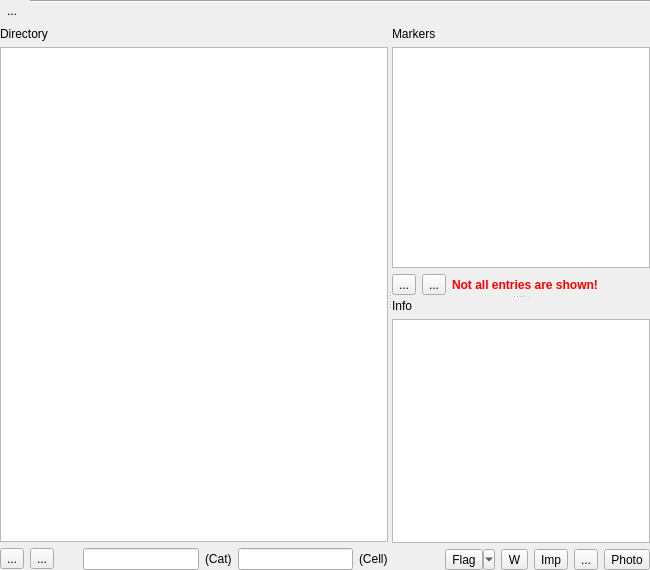
<?xml version="1.0" encoding="UTF-8"?>
<ui version="4.0">
 <class>MarkerBrowserPage</class>
 <widget class="QFrame" name="MarkerBrowserPage">
  <property name="geometry">
   <rect>
    <x>0</x>
    <y>0</y>
    <width>650</width>
    <height>570</height>
   </rect>
  </property>
  <property name="windowTitle">
   <string>Form</string>
  </property>
  <layout class="QVBoxLayout" name="verticalLayout">
   <property name="spacing">
    <number>6</number>
   </property>
   <property name="leftMargin">
    <number>0</number>
   </property>
   <property name="topMargin">
    <number>0</number>
   </property>
   <property name="rightMargin">
    <number>0</number>
   </property>
   <property name="bottomMargin">
    <number>0</number>
   </property>
   <item>
    <widget class="QFrame" name="frame_5">
     <property name="sizePolicy">
      <sizepolicy hsizetype="Preferred" vsizetype="Fixed">
       <horstretch>0</horstretch>
       <verstretch>0</verstretch>
      </sizepolicy>
     </property>
     <property name="frameShape">
      <enum>QFrame::NoFrame</enum>
     </property>
     <property name="frameShadow">
      <enum>QFrame::Raised</enum>
     </property>
     <layout class="QGridLayout" name="gridLayout">
      <property name="leftMargin">
       <number>0</number>
      </property>
      <property name="topMargin">
       <number>0</number>
      </property>
      <property name="rightMargin">
       <number>0</number>
      </property>
      <property name="bottomMargin">
       <number>0</number>
      </property>
      <item row="0" column="0" rowspan="3">
       <widget class="QToolButton" name="rerun_button">
        <property name="text">
         <string>...</string>
        </property>
        <property name="icon">
         <iconset resource="../../lay/lay/layResources.qrc">
          <normaloff>:/run.png</normaloff>:/run.png</iconset>
        </property>
        <property name="shortcut">
         <string>F5</string>
        </property>
        <property name="autoRaise">
         <bool>true</bool>
        </property>
       </widget>
      </item>
      <item row="1" column="1">
       <spacer name="verticalSpacer">
        <property name="orientation">
         <enum>Qt::Vertical</enum>
        </property>
        <property name="sizeHint" stdset="0">
         <size>
          <width>20</width>
          <height>11</height>
         </size>
        </property>
       </spacer>
      </item>
      <item row="0" column="1">
       <widget class="Line" name="line_2">
        <property name="orientation">
         <enum>Qt::Horizontal</enum>
        </property>
       </widget>
      </item>
     </layout>
    </widget>
   </item>
   <item>
    <widget class="QSplitter" name="splitter_2">
     <property name="orientation">
      <enum>Qt::Horizontal</enum>
     </property>
     <widget class="QFrame" name="frame">
      <property name="sizePolicy">
       <sizepolicy hsizetype="Preferred" vsizetype="Preferred">
        <horstretch>1</horstretch>
        <verstretch>0</verstretch>
       </sizepolicy>
      </property>
      <property name="frameShape">
       <enum>QFrame::NoFrame</enum>
      </property>
      <property name="frameShadow">
       <enum>QFrame::Raised</enum>
      </property>
      <layout class="QGridLayout">
       <property name="leftMargin">
        <number>0</number>
       </property>
       <property name="topMargin">
        <number>0</number>
       </property>
       <property name="rightMargin">
        <number>0</number>
       </property>
       <property name="bottomMargin">
        <number>0</number>
       </property>
       <property name="spacing">
        <number>6</number>
       </property>
       <item row="2" column="2" colspan="2">
        <widget class="QFrame" name="frame_2">
         <property name="sizePolicy">
          <sizepolicy hsizetype="Preferred" vsizetype="Preferred">
           <horstretch>0</horstretch>
           <verstretch>0</verstretch>
          </sizepolicy>
         </property>
         <property name="minimumSize">
          <size>
           <width>0</width>
           <height>0</height>
          </size>
         </property>
         <property name="frameShape">
          <enum>QFrame::NoFrame</enum>
         </property>
         <property name="frameShadow">
          <enum>QFrame::Raised</enum>
         </property>
         <layout class="QHBoxLayout" name="horizontalLayout">
          <property name="leftMargin">
           <number>0</number>
          </property>
          <property name="topMargin">
           <number>0</number>
          </property>
          <property name="rightMargin">
           <number>0</number>
          </property>
          <property name="bottomMargin">
           <number>0</number>
          </property>
          <item>
           <spacer name="horizontalSpacer">
            <property name="orientation">
             <enum>Qt::Horizontal</enum>
            </property>
            <property name="sizeType">
             <enum>QSizePolicy::Fixed</enum>
            </property>
            <property name="sizeHint" stdset="0">
             <size>
              <width>10</width>
              <height>20</height>
             </size>
            </property>
           </spacer>
          </item>
          <item>
           <widget class="QLabel" name="label_4">
            <property name="toolTip">
             <string>Configure filters</string>
            </property>
            <property name="text">
             <string/>
            </property>
            <property name="pixmap">
             <pixmap resource="../../lay/lay/layResources.qrc">:/find.png</pixmap>
            </property>
           </widget>
          </item>
          <item>
           <widget class="QLineEdit" name="cat_filter">
            <property name="sizePolicy">
             <sizepolicy hsizetype="Ignored" vsizetype="Fixed">
              <horstretch>1</horstretch>
              <verstretch>0</verstretch>
             </sizepolicy>
            </property>
            <property name="minimumSize">
             <size>
              <width>0</width>
              <height>0</height>
             </size>
            </property>
           </widget>
          </item>
          <item>
           <widget class="QLabel" name="cat_filter_label">
            <property name="text">
             <string>(Cat)</string>
            </property>
           </widget>
          </item>
          <item>
           <widget class="QLineEdit" name="cell_filter">
            <property name="sizePolicy">
             <sizepolicy hsizetype="Ignored" vsizetype="Fixed">
              <horstretch>1</horstretch>
              <verstretch>0</verstretch>
             </sizepolicy>
            </property>
            <property name="minimumSize">
             <size>
              <width>0</width>
              <height>0</height>
             </size>
            </property>
           </widget>
          </item>
          <item>
           <widget class="QLabel" name="cell_filter_label">
            <property name="text">
             <string>(Cell)</string>
            </property>
           </widget>
          </item>
         </layout>
        </widget>
       </item>
       <item row="2" column="1">
        <widget class="QToolButton" name="dir_down_pb">
         <property name="text">
          <string>...</string>
         </property>
         <property name="icon">
          <iconset resource="../../lay/lay/layResources.qrc">
           <normaloff>:/down.png</normaloff>:/down.png</iconset>
         </property>
        </widget>
       </item>
       <item row="2" column="0">
        <widget class="QToolButton" name="dir_up_pb">
         <property name="text">
          <string>...</string>
         </property>
         <property name="icon">
          <iconset resource="../../lay/lay/layResources.qrc">
           <normaloff>:/up.png</normaloff>:/up.png</iconset>
         </property>
        </widget>
       </item>
       <item row="1" column="0" colspan="4">
        <widget class="QTreeView" name="directory_tree">
         <property name="sizePolicy">
          <sizepolicy hsizetype="Expanding" vsizetype="Expanding">
           <horstretch>0</horstretch>
           <verstretch>0</verstretch>
          </sizepolicy>
         </property>
         <property name="baseSize">
          <size>
           <width>0</width>
           <height>4</height>
          </size>
         </property>
         <property name="contextMenuPolicy">
          <enum>Qt::ActionsContextMenu</enum>
         </property>
         <property name="selectionMode">
          <enum>QAbstractItemView::ExtendedSelection</enum>
         </property>
         <property name="selectionBehavior">
          <enum>QAbstractItemView::SelectRows</enum>
         </property>
         <property name="uniformRowHeights">
          <bool>true</bool>
         </property>
         <property name="sortingEnabled">
          <bool>true</bool>
         </property>
         <property name="allColumnsShowFocus">
          <bool>true</bool>
         </property>
        </widget>
       </item>
       <item row="0" column="0" colspan="4">
        <widget class="QLabel" name="label">
         <property name="text">
          <string>Directory</string>
         </property>
        </widget>
       </item>
      </layout>
     </widget>
     <widget class="QSplitter" name="splitter">
      <property name="orientation">
       <enum>Qt::Vertical</enum>
      </property>
      <widget class="QFrame" name="markers_frame">
       <property name="sizePolicy">
        <sizepolicy hsizetype="Preferred" vsizetype="Preferred">
         <horstretch>0</horstretch>
         <verstretch>0</verstretch>
        </sizepolicy>
       </property>
       <property name="frameShape">
        <enum>QFrame::NoFrame</enum>
       </property>
       <property name="frameShadow">
        <enum>QFrame::Raised</enum>
       </property>
       <layout class="QGridLayout">
        <property name="leftMargin">
         <number>0</number>
        </property>
        <property name="topMargin">
         <number>0</number>
        </property>
        <property name="rightMargin">
         <number>0</number>
        </property>
        <property name="bottomMargin">
         <number>0</number>
        </property>
        <property name="spacing">
         <number>6</number>
        </property>
        <item row="2" column="3">
         <widget class="QLabel" name="markers_label">
          <property name="text">
           <string/>
          </property>
          <property name="alignment">
           <set>Qt::AlignRight|Qt::AlignTrailing|Qt::AlignVCenter</set>
          </property>
         </widget>
        </item>
        <item row="2" column="0">
         <widget class="QToolButton" name="list_up_pb">
          <property name="text">
           <string>...</string>
          </property>
          <property name="icon">
           <iconset resource="../../lay/lay/layResources.qrc">
            <normaloff>:/up.png</normaloff>:/up.png</iconset>
          </property>
         </widget>
        </item>
        <item row="0" column="0" colspan="3">
         <widget class="QLabel" name="label_2">
          <property name="text">
           <string>Markers</string>
          </property>
         </widget>
        </item>
        <item row="2" column="1">
         <widget class="QToolButton" name="list_down_pb">
          <property name="text">
           <string>...</string>
          </property>
          <property name="icon">
           <iconset resource="../../lay/lay/layResources.qrc">
            <normaloff>:/down.png</normaloff>:/down.png</iconset>
          </property>
         </widget>
        </item>
        <item row="2" column="2">
         <widget class="QLabel" name="warn_label">
          <property name="palette">
           <palette>
            <active>
             <colorrole role="WindowText">
              <brush brushstyle="SolidPattern">
               <color alpha="255">
                <red>255</red>
                <green>0</green>
                <blue>0</blue>
               </color>
              </brush>
             </colorrole>
            </active>
            <inactive>
             <colorrole role="WindowText">
              <brush brushstyle="SolidPattern">
               <color alpha="255">
                <red>255</red>
                <green>0</green>
                <blue>0</blue>
               </color>
              </brush>
             </colorrole>
            </inactive>
            <disabled>
             <colorrole role="WindowText">
              <brush brushstyle="SolidPattern">
               <color alpha="255">
                <red>106</red>
                <green>104</green>
                <blue>100</blue>
               </color>
              </brush>
             </colorrole>
            </disabled>
           </palette>
          </property>
          <property name="font">
           <font>
            <weight>75</weight>
            <bold>true</bold>
           </font>
          </property>
          <property name="text">
           <string>Not all entries are shown!</string>
          </property>
         </widget>
        </item>
        <item row="1" column="0" colspan="4">
         <widget class="QTreeView" name="markers_list">
          <property name="contextMenuPolicy">
           <enum>Qt::ActionsContextMenu</enum>
          </property>
          <property name="selectionMode">
           <enum>QAbstractItemView::ExtendedSelection</enum>
          </property>
          <property name="rootIsDecorated">
           <bool>false</bool>
          </property>
          <property name="uniformRowHeights">
           <bool>true</bool>
          </property>
          <property name="sortingEnabled">
           <bool>true</bool>
          </property>
          <property name="allColumnsShowFocus">
           <bool>true</bool>
          </property>
         </widget>
        </item>
       </layout>
      </widget>
      <widget class="QFrame" name="frame_3">
       <property name="sizePolicy">
        <sizepolicy hsizetype="Preferred" vsizetype="Preferred">
         <horstretch>0</horstretch>
         <verstretch>0</verstretch>
        </sizepolicy>
       </property>
       <property name="frameShape">
        <enum>QFrame::NoFrame</enum>
       </property>
       <property name="frameShadow">
        <enum>QFrame::Raised</enum>
       </property>
       <layout class="QGridLayout">
        <property name="leftMargin">
         <number>0</number>
        </property>
        <property name="topMargin">
         <number>0</number>
        </property>
        <property name="rightMargin">
         <number>0</number>
        </property>
        <property name="bottomMargin">
         <number>0</number>
        </property>
        <property name="spacing">
         <number>6</number>
        </property>
        <item row="0" column="0" colspan="5">
         <widget class="QLabel" name="label_3">
          <property name="text">
           <string>Info</string>
          </property>
         </widget>
        </item>
        <item row="2" column="6">
         <widget class="QToolButton" name="photo_pb">
          <property name="toolTip">
           <string>Add snapshot</string>
          </property>
          <property name="text">
           <string>Photo</string>
          </property>
          <property name="icon">
           <iconset resource="../../lay/lay/layResources.qrc">
            <normaloff>:/photo.png</normaloff>:/photo.png</iconset>
          </property>
         </widget>
        </item>
        <item row="2" column="3">
         <widget class="QToolButton" name="waive_pb">
          <property name="toolTip">
           <string>Waive</string>
          </property>
          <property name="text">
           <string>W</string>
          </property>
          <property name="icon">
           <iconset resource="../../lay/lay/layResources.qrc">
            <normaloff>:/waived.png</normaloff>:/waived.png</iconset>
          </property>
         </widget>
        </item>
        <item row="2" column="0">
         <widget class="QLabel" name="info_label">
          <property name="text">
           <string/>
          </property>
         </widget>
        </item>
        <item row="2" column="2">
         <widget class="QToolButton" name="flags_pb">
          <property name="toolTip">
           <string>Set or reset flag</string>
          </property>
          <property name="text">
           <string>Flag</string>
          </property>
          <property name="popupMode">
           <enum>QToolButton::MenuButtonPopup</enum>
          </property>
         </widget>
        </item>
        <item row="2" column="4">
         <widget class="QToolButton" name="important_pb">
          <property name="toolTip">
           <string>Important</string>
          </property>
          <property name="text">
           <string>Imp</string>
          </property>
          <property name="icon">
           <iconset resource="../../lay/lay/layResources.qrc">
            <normaloff>:/important.png</normaloff>:/important.png</iconset>
          </property>
         </widget>
        </item>
        <item row="2" column="5">
         <widget class="QToolButton" name="nophoto_pb">
          <property name="toolTip">
           <string>&lt;html&gt;&lt;head&gt;&lt;meta name=&quot;qrichtext&quot; content=&quot;1&quot; /&gt;&lt;style type=&quot;text/css&quot;&gt;
p, li { white-space: pre-wrap; }
&lt;/style&gt;&lt;/head&gt;&lt;body style=&quot; font-family:'DejaVu Sans'; font-size:10pt; font-weight:400; font-style:normal; text-decoration:none;&quot;&gt;
&lt;p style=&quot; margin-top:0px; margin-bottom:0px; margin-left:0px; margin-right:0px; -qt-block-indent:0; text-indent:0px;&quot;&gt;Remove snapshot&lt;/p&gt;&lt;/body&gt;&lt;/html&gt;</string>
          </property>
          <property name="text">
           <string>...</string>
          </property>
          <property name="icon">
           <iconset resource="../../lay/lay/layResources.qrc">
            <normaloff>:/nophoto.png</normaloff>:/nophoto.png</iconset>
          </property>
         </widget>
        </item>
        <item row="1" column="0" colspan="7">
         <widget class="QFrame" name="frame_4">
          <property name="sizePolicy">
           <sizepolicy hsizetype="Preferred" vsizetype="Preferred">
            <horstretch>0</horstretch>
            <verstretch>1</verstretch>
           </sizepolicy>
          </property>
          <property name="frameShape">
           <enum>QFrame::StyledPanel</enum>
          </property>
          <property name="frameShadow">
           <enum>QFrame::Sunken</enum>
          </property>
          <layout class="QVBoxLayout">
           <property name="spacing">
            <number>0</number>
           </property>
           <property name="leftMargin">
            <number>0</number>
           </property>
           <property name="topMargin">
            <number>0</number>
           </property>
           <property name="rightMargin">
            <number>0</number>
           </property>
           <property name="bottomMargin">
            <number>0</number>
           </property>
           <item>
            <widget class="rdb::InfoWidget" name="info_text">
             <property name="contextMenuPolicy">
              <enum>Qt::ActionsContextMenu</enum>
             </property>
             <property name="frameShape">
              <enum>QFrame::NoFrame</enum>
             </property>
             <property name="lineWrapMode">
              <enum>QTextEdit::WidgetWidth</enum>
             </property>
            </widget>
           </item>
          </layout>
         </widget>
        </item>
       </layout>
      </widget>
     </widget>
    </widget>
   </item>
  </layout>
 </widget>
 <customwidgets>
  <customwidget>
   <class>rdb::InfoWidget</class>
   <extends>QTextBrowser</extends>
   <header>rdbInfoWidget.h</header>
  </customwidget>
 </customwidgets>
 <tabstops>
  <tabstop>directory_tree</tabstop>
  <tabstop>markers_list</tabstop>
  <tabstop>list_up_pb</tabstop>
  <tabstop>list_down_pb</tabstop>
  <tabstop>info_text</tabstop>
  <tabstop>dir_up_pb</tabstop>
  <tabstop>dir_down_pb</tabstop>
  <tabstop>cat_filter</tabstop>
  <tabstop>cell_filter</tabstop>
  <tabstop>flags_pb</tabstop>
  <tabstop>waive_pb</tabstop>
  <tabstop>important_pb</tabstop>
  <tabstop>nophoto_pb</tabstop>
  <tabstop>photo_pb</tabstop>
 </tabstops>
 <resources>
  <include location="../../lay/lay/layResources.qrc"/>
 </resources>
 <connections/>
</ui>
